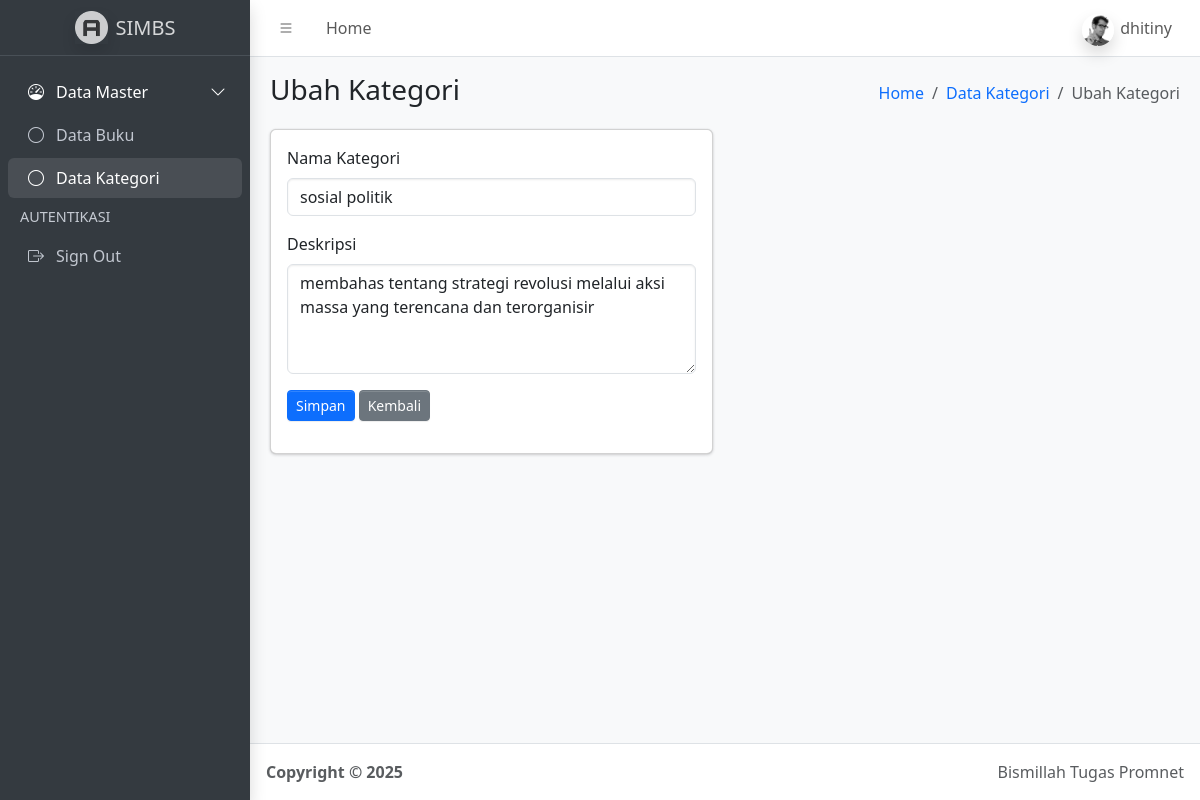
Page /ubah_kategori.php?id=3 (signed in) on the committed database.
### tables this page shows
CREATE TABLE `kategori` (
  `id_kategori` int(11) NOT NULL,
  `nama_kategori` varchar(250) NOT NULL,
  `deskripsi` varchar(400) NOT NULL,
  `tanggal_input` datetime NOT NULL
);

### function.php (called while the page is built, shortened)
<?php
$conn = mysqli_connect("localhost", "root", "", "simbs");
function query($query){
    global $conn;
    $result = mysqli_query($conn, $query);
    $rows = [];
    while($row = mysqli_fetch_assoc($result)){
        $rows[] = $row;
    }
    return $rows;
}

### ubah_kategori.php (the view, shortened to what this page needs)
<?php
require 'function.php';
$id_kategori = (int) $_GET['id'];
$kategori = query("SELECT * FROM kategori WHERE id_kategori = $id_kategori");
$kategori = $kategori[0];
?>
<!doctype html>
<html lang="en">
  <head>
    <link
      rel="stylesheet"
      href="https://cdn.jsdelivr.net/npm/@fontsource/source-sans-3@5.0.12/index.css"
      media="print"
      onload="this.media='all'"
    />
    <link
      rel="stylesheet"
      href="https://cdn.jsdelivr.net/npm/overlayscrollbars@2.11.0/styles/overlayscrollbars.min.css"
    />
    <link
      rel="stylesheet"
      href="https://cdn.jsdelivr.net/npm/bootstrap-icons@1.13.1/font/bootstrap-icons.min.css"
    />
    <link rel="stylesheet" href="dist/css/adminlte.min.css" />
  </head>
  <body class="layout-fixed sidebar-expand-lg bg-body-tertiary">
    <div class="app-wrapper">
      <nav class="app-header navbar navbar-expand bg-body">
        <div class="container-fluid">
          <ul class="navbar-nav">
            <li class="nav-item">
              <a class="nav-link" data-lte-toggle="sidebar" href="#" role="button">
                <i class="bi bi-list"></i>
              </a>
            </li>
            <li class="nav-item d-none d-md-block">
              <a href="index.php" class="nav-link">Home</a>
            </li>
          </ul>
          <ul class="navbar-nav ms-auto">
            <li class="nav-item dropdown user-menu">
              <a href="#" class="nav-link dropdown-toggle" data-bs-toggle="dropdown">
                <img
                  src="dist/assets/img/user2-160x160.jpg"
                  class="user-image rounded-circle shadow"
                  alt="User Image"
                />
                <span class="d-none d-md-inline">
                  <?= htmlspecialchars($_SESSION['username'] ?? 'User'); ?>
                </span>
              </a>
            </li>
          </ul>
        </div>
      </nav>
      <aside class="app-sidebar bg-body-secondary shadow" data-bs-theme="dark">
        <div class="sidebar-brand">
          <a href="index.php" class="brand-link">
            <img
              src="dist/assets/img/AdminLTELogo.png"
              alt="AdminLTE Logo"
              class="brand-image opacity-75 shadow"
            />
            <span class="brand-text fw-light">SIMBS</span>
          </a>
        </div>
        <div class="sidebar-wrapper">
          <nav class="mt-2">
            <ul
              class="nav sidebar-menu flex-column"
              data-lte-toggle="treeview"
              role="navigation"
              aria-label="Main navigation"
              data-accordion="false"
            >
              <li class="nav-item menu-open">
                <a href="#" class="nav-link active">
                  <i class="nav-icon bi bi-speedometer"></i>
                  <p>
                    Data Master
                  </p>
                </a>
                <ul class="nav nav-treeview">
                  <li class="nav-item">
                    <a href="index.php" class="nav-link">
                      <i class="nav-icon bi bi-circle"></i>
                      <p>Data Buku</p>
                    </a>
                  </li>
                  <li class="nav-item">
                    <a href="kategori.php" class="nav-link active">
                      <i class="nav-icon bi bi-circle"></i>
                      <p>Data Kategori</p>
                    </a>
                  </li>
                </ul>
              </li>
              <li class="nav-header">AUTENTIKASI</li>
              <li class="nav-item">
                <a href="logout.php" class="nav-link">
                  <i class="nav-icon bi bi-box-arrow-right"></i>
                  <p>Sign Out</p>
                </a>
              </li>
            </ul>
          </nav>
        </div>
      </aside>
      <main class="app-main">
        <div class="app-content-header">
          <div class="container-fluid">
            <div class="row">
              <div class="col-sm-6">
                <h3 class="mb-0">Ubah Kategori</h3>
              </div>
              <div class="col-sm-6">
                <ol class="breadcrumb float-sm-end">
                  <li class="breadcrumb-item"><a href="index.php">Home</a></li>
                  <li class="breadcrumb-item"><a href="kategori.php">Data Kategori</a></li>
                  <li class="breadcrumb-item active">Ubah Kategori</li>
                </ol>
              </div>
            </div>
          </div>
        </div>
        <div class="app-content">
          <div class="container-fluid">
            <div class="row">
              <div class="col-md-6">
                <div class="card">
                  <div class="card-body">
                    <form action="" method="post">
                      <div class="mb-3">
                        <label class="form-label">Nama Kategori</label>
                        <input
                          type="text"
                          name="nama_kategori"
                          class="form-control"
                          value="<?= htmlspecialchars($kategori['nama_kategori']); ?>"
                          required
                        >
                      </div>
                      <div class="mb-3">
                        <label class="form-label">Deskripsi</label>
                        <textarea
                          name="deskripsi"
                          class="form-control"
                          rows="4"
                        ><?= htmlspecialchars($kategori['deskripsi']); ?></textarea>
                      </div>
                      <div class="mb-3">
                        <button type="submit" name="tombol_submit" class="btn btn-primary btn-sm">Simpan</button>
                        <a href="kategori.php" class="btn btn-secondary btn-sm">Kembali</a>
                      </div>
                    </form>
                  </div>
                </div>
              </div>
            </div>
          </div>
        </div>
      </main>
      <footer class="app-footer">
        <div class="float-end d-none d-sm-inline">Bismillah Tugas Promnet</div>
        <strong>Copyright &copy; 2025</strong>
      </footer>
    </div>
  </body>
</html>

### rows in the picture
kategori: nama_kategori "sosial politik", deskripsi "membahas tentang strategi revolusi melalui aksi massa yang terencana dan terorganisir"

### other values in the picture
$_SESSION['username'] "dhitiny"
